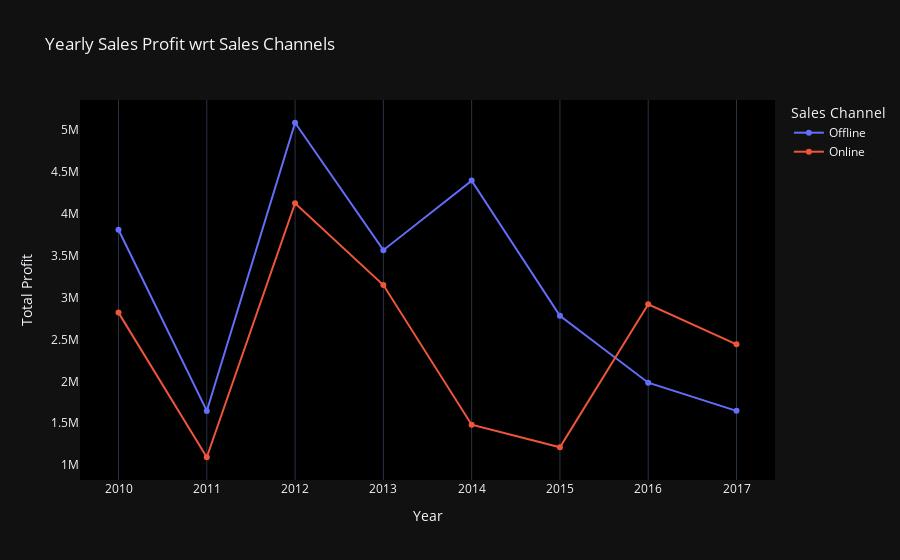

Write notebook code for a chart like this one.
### Code cell
fig=px.line(year_profit,x='Year',y='Total Profit',
          title='Yearly Sales Profit wrt Sales Channels',
          color='Sales Channel',markers=True)
fig.update_layout(xaxis_title=' Year',
                 yaxis_title='Total Profit',
                 plot_bgcolor='black',
                 template='plotly_dark',
                 yaxis=dict(showgrid=False))

iplot(fig)

### Figure 1 — Plotly figure (JSON) as saved in the notebook; plotly's stock layout.template omitted (floating-point values rounded to 4 significant figures)
{"data": [{"hovertemplate": "Sales Channel=Offline<br>Year=%{x}<br>Total Profit=%{y}<extra></extra>", "legendgroup": "Offline", "line": {"color": "#636efa", "dash": "solid"}, "marker": {"symbol": "circle"}, "mode": "lines+markers", "name": "Offline", "orientation": "v", "showlegend": true, "type": "scatter", "x": [2010, 2011, 2012, 2013, 2014, 2015, 2016, 2017], "xaxis": "x", "y": [3809000.0, 1647000.0, 5087000.0, 3566000.0, 4396550, 2783000.0, 1984000.0, 1648000.0], "yaxis": "y"}, {"hovertemplate": "Sales Channel=Online<br>Year=%{x}<br>Total Profit=%{y}<extra></extra>", "legendgroup": "Online", "line": {"color": "#EF553B", "dash": "solid"}, "marker": {"symbol": "circle"}, "mode": "lines+markers", "name": "Online", "orientation": "v", "showlegend": true, "type": "scatter", "x": [2010, 2011, 2012, 2013, 2014, 2015, 2016, 2017], "xaxis": "x", "y": [2821000.0, 1094000.0, 4126000.0, 3149000.0, 1483000.0, 1213000.0, 2920000.0, 2441000.0], "yaxis": "y"}], "layout": {"legend": {"title": {"text": "Sales Channel"}, "tracegroupgap": 0}, "plot_bgcolor": "black", "title": {"text": "Yearly Sales Profit wrt Sales Channels"}, "xaxis": {"anchor": "y", "domain": [0, 1], "title": {"text": " Year"}}, "yaxis": {"anchor": "x", "domain": [0, 1], "showgrid": false, "title": {"text": "Total Profit"}}}}
